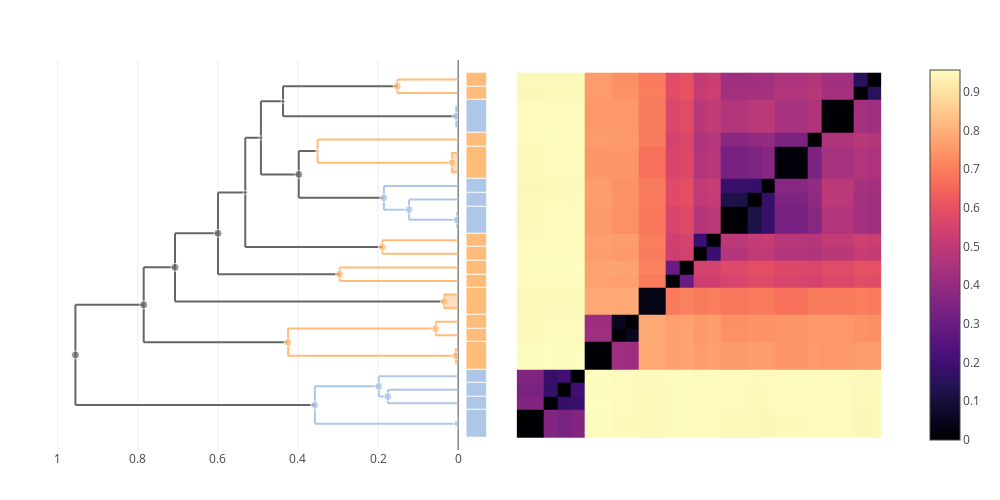

Here is the notebook cell this chart was saved with:
### Code cell
trees["mycoides/cereus subgroup 3"] = cluster_annotate(cdata, ["mycoides", "cereus subgroup 3"])
plot(multi_clustermap(cdata, trees["mycoides/cereus subgroup 3"]))

### Figure 1 — Plotly figure (JSON) as saved in the notebook; plotly's stock layout.template omitted (floating-point values rounded to 4 significant figures; data arrays with more than 128 entries replaced by an {"elided": "..."} marker saying what was removed)
{"data": [{"colorscale": {"elided": "256x2 mixed values"}, "type": "heatmap", "x": [0.5, 2.5, 3.5, 4.5, 5.5, 7.5, 8.5, 9.5, 11.5, 12.5, 13.5, 14.5, 15.5, 17.5, 18.5, 19.5, 21.91, 22.91, 25.33, 26.33, 27.33], "y": [0.5, 2.5, 3.5, 4.5, 5.5, 7.5, 8.5, 9.5, 11.5, 12.5, 13.5, 14.5, 15.5, 17.5, 18.5, 19.5, 21.91, 22.91, 25.33, 26.33, 27.33], "z": {"elided": "20x20 float values"}}, {"hoverinfo": "skip", "line": {"color": "#666666"}, "mode": "lines", "showlegend": false, "type": "scatter", "x": [0.7853, 0.7853, null, 0.7853, 0.4248, null, 0.7853, 0.7071, null], "xaxis": "x2", "y": [7.5, 13.0, null, 7.5, 7.5, null, 13.0, 13.0, null], "yaxis": "y"}, {"hoverinfo": "skip", "line": {"color": "#666666"}, "mode": "lines", "showlegend": false, "type": "scatter", "x": [0.398, 0.398, null, 0.398, 0.1854, null, 0.398, 0.351, null], "xaxis": "x2", "y": [18.12, 21.56, null, 18.12, 18.12, null, 21.56, 21.56, null], "yaxis": "y"}, {"hoverinfo": "skip", "line": {"color": "#666666"}, "mode": "lines", "showlegend": false, "type": "scatter", "x": [0.4925, 0.4925, null, 0.4925, 0.398, null, 0.4925, 0.4374, null], "xaxis": "x2", "y": [19.84, 25.22, null, 19.84, 19.84, null, 25.22, 25.22, null], "yaxis": "y"}, {"fill": "toself", "hoverinfo": "skip", "line": {"color": "#AEC7E8"}, "mode": "lines", "showlegend": false, "type": "scatter", "x": [0, 0.002634, 0.002634, 0], "xaxis": "x2", "y": [16, 16, 17, 17], "yaxis": "y"}, {"hoverinfo": "skip", "line": {"color": "#AEC7E8"}, "mode": "lines", "showlegend": false, "type": "scatter", "x": [0.1754, 0.1754, null, 0.1754, 0, null, 0.1754, 0, null], "xaxis": "x2", "y": [3, 4, null, 3, 3, null, 4, 4, null], "yaxis": "y"}, {"hoverinfo": "skip", "line": {"color": "#FFBB78"}, "mode": "lines", "showlegend": false, "type": "scatter", "x": [0.152, 0.152, null, 0.152, 0, null, 0.152, 0, null], "xaxis": "x2", "y": [25.83, 26.83, null, 25.83, 25.83, null, 26.83, 26.83, null], "yaxis": "y"}, {"hoverinfo": "skip", "line": {"color": "#AEC7E8"}, "mode": "lines", "showlegend": false, "type": "scatter", "x": [0.3578, 0.3578, null, 0.3578, 0.0003431, null, 0.3578, 0.1981, null], "xaxis": "x2", "y": [1.5, 4.25, null, 1.5, 1.5, null, 4.25, 4.25, null], "yaxis": "y"}, {"hoverinfo": "skip", "line": {"color": "#AEC7E8"}, "mode": "lines", "showlegend": false, "type": "scatter", "x": [0.1981, 0.1981, null, 0.1981, 0.1754, null, 0.1981, 0, null], "xaxis": "x2", "y": [3.5, 5, null, 3.5, 3.5, null, 5, 5, null], "yaxis": "y"}, {"hoverinfo": "skip", "line": {"color": "#666666"}, "mode": "lines", "showlegend": false, "type": "scatter", "x": [0.9559, 0.9559, null, 0.9559, 0.3578, null, 0.9559, 0.7853, null], "xaxis": "x2", "y": [2.875, 10.25, null, 2.875, 2.875, null, 10.25, 10.25, null], "yaxis": "y"}, {"fill": "toself", "hoverinfo": "skip", "line": {"color": "#FFBB78"}, "mode": "lines", "showlegend": false, "type": "scatter", "x": [0, 0.005531, 0.005531, 0], "xaxis": "x2", "y": [6, 6, 7, 7], "yaxis": "y"}, {"fill": "toself", "hoverinfo": "skip", "line": {"color": "#AEC7E8"}, "mode": "lines", "showlegend": false, "type": "scatter", "x": [0, 0.0003431, 0.0003431, 0], "xaxis": "x2", "y": [1, 1, 2, 2], "yaxis": "y"}, {"hoverinfo": "skip", "line": {"color": "#FFBB78"}, "mode": "lines", "showlegend": false, "type": "scatter", "x": [0.1893, 0.1893, null, 0.1893, 0, null, 0.1893, 0, null], "xaxis": "x2", "y": [14, 15, null, 14, 14, null, 15, 15, null], "yaxis": "y"}, {"fill": "toself", "hoverinfo": "skip", "line": {"color": "#FFBB78"}, "mode": "lines", "showlegend": false, "type": "scatter", "x": [0, 0.0149, 0.0149, 0], "xaxis": "x2", "y": [20, 20, 21.41, 21.41], "yaxis": "y"}, {"hoverinfo": "skip", "line": {"color": "#666666"}, "mode": "lines", "showlegend": false, "type": "scatter", "x": [0.5316, 0.5316, null, 0.5316, 0.1893, null, 0.5316, 0.4925, null], "xaxis": "x2", "y": [14.5, 22.53, null, 14.5, 14.5, null, 22.53, 22.53, null], "yaxis": "y"}, {"hoverinfo": "skip", "line": {"color": "#666666"}, "mode": "lines", "showlegend": false, "type": "scatter", "x": [0.4374, 0.4374, null, 0.4374, 0.00464, null, 0.4374, 0.152, null], "xaxis": "x2", "y": [24.12, 26.33, null, 24.12, 24.12, null, 26.33, 26.33, null], "yaxis": "y"}, {"hoverinfo": "skip", "line": {"color": "#FFBB78"}, "mode": "lines", "showlegend": false, "type": "scatter", "x": [0.2958, 0.2958, null, 0.2958, 0, null, 0.2958, 0, null], "xaxis": "x2", "y": [12, 13, null, 12, 12, null, 13, 13, null], "yaxis": "y"}, {"hoverinfo": "skip", "line": {"color": "#FFBB78"}, "mode": "lines", "showlegend": false, "type": "scatter", "x": [0.05605, 0.05605, null, 0.05605, 0, null, 0.05605, 0, null], "xaxis": "x2", "y": [8, 9, null, 8, 8, null, 9, 9, null], "yaxis": "y"}, {"hoverinfo": "skip", "line": {"color": "#666666"}, "mode": "lines", "showlegend": false, "type": "scatter", "x": [0.7071, 0.7071, null, 0.7071, 0.03438, null, 0.7071, 0.5997, null], "xaxis": "x2", "y": [10.5, 15.51, null, 10.5, 10.5, null, 15.51, 15.51, null], "yaxis": "y"}, {"hoverinfo": "skip", "line": {"color": "#AEC7E8"}, "mode": "lines", "showlegend": false, "type": "scatter", "x": [0.1225, 0.1225, null, 0.1225, 0.002634, null, 0.1225, 0, null], "xaxis": "x2", "y": [16.5, 18, null, 16.5, 16.5, null, 18, 18, null], "yaxis": "y"}, {"hoverinfo": "skip", "line": {"color": "#FFBB78"}, "mode": "lines", "showlegend": false, "type": "scatter", "x": [0.351, 0.351, null, 0.351, 0.0149, null, 0.351, 0, null], "xaxis": "x2", "y": [20.71, 22.41, null, 20.71, 20.71, null, 22.41, 22.41, null], "yaxis": "y"}, {"hoverinfo": "skip", "line": {"color": "#FFBB78"}, "mode": "lines", "showlegend": false, "type": "scatter", "x": [0.4248, 0.4248, null, 0.4248, 0.005531, null, 0.4248, 0.05605, null], "xaxis": "x2", "y": [6.5, 8.5, null, 6.5, 6.5, null, 8.5, 8.5, null], "yaxis": "y"}, {"fill": "toself", "hoverinfo": "skip", "line": {"color": "#FFBB78"}, "mode": "lines", "showlegend": false, "type": "scatter", "x": [0, 0.03438, 0.03438, 0], "xaxis": "x2", "y": [10, 10, 11, 11], "yaxis": "y"}, {"hoverinfo": "skip", "line": {"color": "#AEC7E8"}, "mode": "lines", "showlegend": false, "type": "scatter", "x": [0.1854, 0.1854, null, 0.1854, 0.1225, null, 0.1854, 0, null], "xaxis": "x2", "y": [17.25, 19, null, 17.25, 17.25, null, 19, 19, null], "yaxis": "y"}, {"fill": "toself", "hoverinfo": "skip", "line": {"color": "#AEC7E8"}, "mode": "lines", "showlegend": false, "type": "scatter", "x": [0, 0.00464, 0.00464, 0], "xaxis": "x2", "y": [23.41, 23.41, 24.83, 24.83], "yaxis": "y"}, {"hoverinfo": "skip", "line": {"color": "#666666"}, "mode": "lines", "showlegend": false, "type": "scatter", "x": [0.5997, 0.5997, null, 0.5997, 0.2958, null, 0.5997, 0.5316, null], "xaxis": "x2", "y": [12.5, 18.52, null, 12.5, 12.5, null, 18.52, 18.52, null], "yaxis": "y"}, {"customdata": [[54, 23, "(mixed)"], [47, 8, "(mixed)"], [50, 13, "(mixed)"], [32, 2, "mycoides"], [33, 3, "mycoides"], [40, 2, "mycoides"], [46, 5, "mycoides"], [39, 2, "cereus subgroup 3"], [43, 3, "mycoides"], [55, 28, "(mixed)"], [34, 2, "cereus subgroup 3"], [29, 2, "mycoides"], [42, 2, "cereus subgroup 3"], [35, 3, "cereus subgroup 3"], [51, 15, "(mixed)"], [49, 5, "(mixed)"], [44, 2, "cereus subgroup 3"], [37, 2, "cereus subgroup 3"], [53, 19, "(mixed)"], [38, 3, "mycoides"], [45, 4, "cereus subgroup 3"], [48, 4, "cereus subgroup 3"], [36, 2, "cereus subgroup 3"], [52, 17, "(mixed)"], [41, 4, "mycoides"]], "hovertemplate": "ID: %{customdata[0]}<br>\nHeight: %{x:.3f}<br>\nGenome count: %{customdata[1]}\n<br>\n%{customdata[2]}\n<extra></extra>", "marker": {"color": ["#666666", "#666666", "#666666", "#AEC7E8", "#AEC7E8", "#AEC7E8", "#AEC7E8", "#FFBB78", "#AEC7E8", "#666666", "#FFBB78", "#AEC7E8", "#FFBB78", "#FFBB78", "#666666", "#666666", "#FFBB78", "#FFBB78", "#666666", "#AEC7E8", "#FFBB78", "#FFBB78", "#FFBB78", "#666666", "#AEC7E8"], "size": [8, 8, 4, 8, 8, 8, 8, 8, 8, 8, 8, 8, 8, 8, 4, 4, 8, 8, 8, 8, 4, 8, 8, 8, 8]}, "mode": "markers", "showlegend": false, "type": "scatter", "x": [0.7853, 0.398, 0.4925, 0.002634, 0.00464, 0.1754, 0.3578, 0.152, 0.1981, 0.9559, 0.005531, 0.0003431, 0.1893, 0.0149, 0.5316, 0.4374, 0.2958, 0.05605, 0.7071, 0.1225, 0.351, 0.4248, 0.03438, 0.5997, 0.1854], "xaxis": "x2", "y": [10.25, 19.84, 22.53, 16.5, 24.12, 3.5, 2.875, 26.33, 4.25, 6.564, 6.5, 1.5, 14.5, 20.71, 18.52, 25.22, 12.5, 8.5, 13.0, 17.25, 21.56, 7.5, 10.5, 15.51, 18.12], "yaxis": "y"}, {"colorscale": [[0, "#666666"], [0.1, "#AEC7E8"], [0.2, "#FFBB78"], [0.3, "#98DF8A"], [0.4, "#FF9896"], [0.5, "#C5B0D5"], [0.6, "#C49C94"], [0.7, "#F7B6D2"], [0.8, "#C7C7C7"], [0.9, "#DBDB8D"], [1, "#9EDAE5"]], "customdata": [[["ID 29", "mycoides"]], [["Genome 4", "mycoides"]], [["Genome 7", "mycoides"]], [["Genome 3", "mycoides"]], [["ID 34", "cereus subgroup 3"]], [["Genome 21", "cereus subgroup 3"]], [["Genome 27", "cereus subgroup 3"]], [["ID 36", "cereus subgroup 3"]], [["Genome 15", "cereus subgroup 3"]], [["Genome 26", "cereus subgroup 3"]], [["Genome 14", "cereus subgroup 3"]], [["Genome 20", "cereus subgroup 3"]], [["ID 32", "mycoides"]], [["Genome 12", "mycoides"]], [["Genome 11", "mycoides"]], [["ID 35", "cereus subgroup 3"]], [["Genome 19", "cereus subgroup 3"]], [["ID 33", "mycoides"]], [["Genome 17", "cereus subgroup 3"]], [["Genome 18", "cereus subgroup 3"]]], "hovertemplate": "%{customdata[0]} <br>\n%{customdata[1]}\n<extra></extra>\n", "showscale": false, "type": "heatmap", "xaxis": "x3", "y": [0.5, 2.5, 3.5, 4.5, 5.5, 7.5, 8.5, 9.5, 11.5, 12.5, 13.5, 14.5, 15.5, 17.5, 18.5, 19.5, 21.91, 22.91, 25.33, 26.33, 27.33], "ygap": 1, "z": [[1], [1], [1], [1], [2], [2], [2], [2], [2], [2], [2], [2], [1], [1], [1], [2], [2], [1], [2], [2]], "zmax": 10, "zmin": 0}], "layout": {"height": 500, "hovermode": "closest", "margin": {"b": 50, "l": 50, "r": 50, "t": 60}, "showlegend": false, "width": 1000, "xaxis": {"autorange": true, "constrain": "domain", "domain": [0.5471, 0.9745], "range": [0.5, 27.33], "scaleanchor": "y", "type": "linear", "visible": false}, "xaxis2": {"autorange": true, "domain": [0, 0.4785], "range": [1.019, 0], "rangemode": "nonnegative", "type": "linear"}, "xaxis3": {"autorange": true, "domain": [0.488, 0.512], "fixedrange": true, "range": [-0.5, 0.5], "visible": false}, "yaxis": {"autorange": true, "domain": [0, 1], "range": [-0.4349, 28.26], "scaleanchor": "x", "type": "linear", "visible": false}}}
